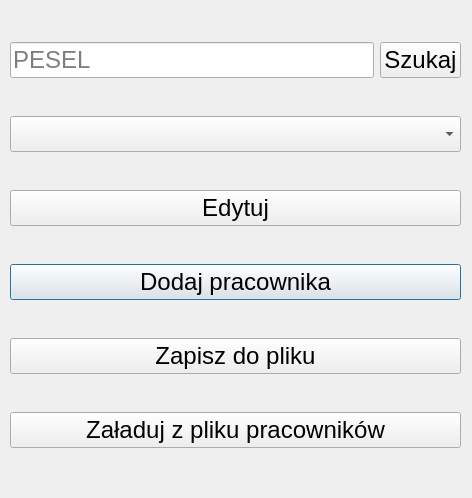
<?xml version="1.0" encoding="UTF-8"?>
<ui version="4.0">
 <class>Menu</class>
 <widget class="QDialog" name="Menu">
  <property name="geometry">
   <rect>
    <x>0</x>
    <y>0</y>
    <width>472</width>
    <height>498</height>
   </rect>
  </property>
  <property name="font">
   <font>
    <pointsize>18</pointsize>
   </font>
  </property>
  <property name="windowTitle">
   <string>Dialog</string>
  </property>
  <widget class="QWidget" name="gridLayoutWidget">
   <property name="geometry">
    <rect>
     <x>10</x>
     <y>10</y>
     <width>451</width>
     <height>471</height>
    </rect>
   </property>
   <layout class="QGridLayout" name="gridLayout">
    <item row="3" column="0" colspan="2">
     <widget class="QPushButton" name="add">
      <property name="text">
       <string>Dodaj pracownika</string>
      </property>
     </widget>
    </item>
    <item row="1" column="0" colspan="2">
     <widget class="QComboBox" name="comboBox"/>
    </item>
    <item row="4" column="0" colspan="2">
     <widget class="QPushButton" name="save">
      <property name="text">
       <string>Zapisz do pliku</string>
      </property>
     </widget>
    </item>
    <item row="2" column="0" colspan="2">
     <widget class="QPushButton" name="edit">
      <property name="text">
       <string>Edytuj</string>
      </property>
     </widget>
    </item>
    <item row="0" column="1">
     <widget class="QPushButton" name="search">
      <property name="text">
       <string>Szukaj</string>
      </property>
     </widget>
    </item>
    <item row="0" column="0">
     <widget class="QLineEdit" name="pesel">
      <property name="text">
       <string/>
      </property>
      <property name="placeholderText">
       <string>PESEL</string>
      </property>
     </widget>
    </item>
    <item row="5" column="0" colspan="2">
     <widget class="QPushButton" name="load">
      <property name="text">
       <string>Załaduj z pliku pracowników</string>
      </property>
     </widget>
    </item>
   </layout>
  </widget>
 </widget>
 <resources/>
 <connections/>
</ui>
